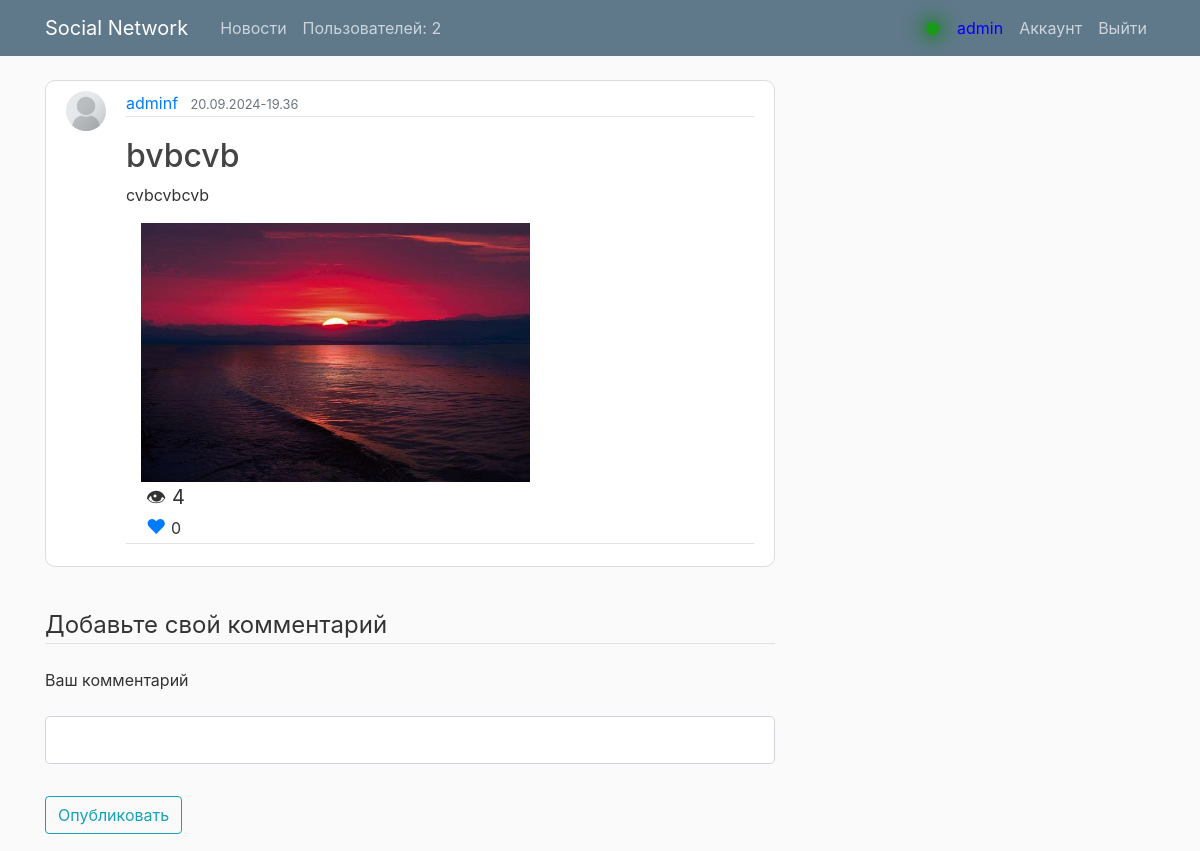
The app's page /post/4 (signed in) with its own data.
### flaskblog/models.py (models this page shows, shortened)
class User(db.Model, UserMixin):
    id = db.Column(db.Integer, primary_key=True)
    username = db.Column(db.String(20), unique=True, nullable=False)
    email = db.Column(db.String(120), unique=True, nullable=False)
    image_file = db.Column(db.String(20), nullable=False, default='default.jpg')
    password = db.Column(db.String(60), nullable=False)
    posts = db.relationship('Post', backref='author', lazy=True)
    last_seen = db.Column(db.DateTime)
    user_status = db.Column(db.String(40), nullable=True, default="Лучший пользователь проекта")
    liked = db.relationship(
        'PostLike',
        foreign_keys='PostLike.user_id',
        backref='user', lazy='dynamic')
    def has_liked_post(self, post):
        return PostLike.query.filter(
            PostLike.user_id == self.id,
            PostLike.post_id == post.id).count() > 0

class Post(db.Model):
    id = db.Column(db.Integer, primary_key=True)
    title = db.Column(db.String(100), nullable=False)
    content = db.Column(db.Text, nullable=False)
    post_image = db.Column(db.String(30), nullable=False, default='default.jpg')
    views = db.Column(db.Integer, default=0)
    likes = db.relationship('PostLike', backref='post', lazy='dynamic')
    user_id = db.Column(db.Integer, db.ForeignKey('user.id'), nullable=False)
    comments = db.relationship('Comment', backref='comment_post', lazy=True, cascade='all, delete-orphan')
    date_posted = db.Column(db.DateTime, nullable=False, default=datetime.now)

### flaskblog/routes.py (the view, shortened to what this page needs)
@app.route("/post/<int:post_id>", methods=['GET', 'POST'])
def post(post_id):
    post = Post.query.get_or_404(post_id)
    user_id = db.session.query(User).count()
    comment = Comment.query.filter_by(post_id=post.id).order_by(db.desc(Comment.date_comment)).all()
    post.views += 1
    db.session.commit()
    commentform = AddCommentForm()
    return render_template('post.html', title=post.title, post=post, post_id=post.id, commentform=commentform, comment=comment, user_id=user_id)

### flaskblog/forms.py
class AddCommentForm(FlaskForm):
    body = StringField('Ваш комментарий', validators=[InputRequired()])
    submit = SubmitField('Опубликовать')

### flaskblog/models.py (called while the page is built)
@login_manager.user_loader
def load_user(user_id):
    return User.query.get(int(user_id))

### flaskblog/templates/post.html (shortened to what this page needs)
{% extends "layout.html" %}
{% block content %}
  <article class="media content-section">
    <img class="rounded-circle account-img" src="{{ url_for('static', filename='profile_pics/' + post.author.image_file) }}">
    <div class="media-body">
      <div class="article-metadata">
        <a class="mr-2" href="{{ url_for('user_posts', username=post.author.username) }}">{{ post.author.username }}</a>
        <small class="text-muted">{{ post.date_posted.strftime("%d.%m.%Y-%H.%M") }}</small>
      </div>
      <h2 class="article-title">{{ post.title }}</h2>
      <p class="article-content">{{ post.content }}</p>
      <div class="article-metadata">
        <img class="img-fluid col-md-8" src="{{ url_for('static', filename='post_pics/' + post.post_image) }}">
        <div class="post_stat_side">
          <div class="left_side_stat_post">&#128065; {{ post.views }}</div>
          {% if current_user.has_liked_post(post) %}
              <a href="{{ url_for('like_action', post_id=post.id, action='unlike') }}" class="right_side_stat_post">&#10084;</a>
              {% else %}
              <a href="{{ url_for('like_action', post_id=post.id, action='like')}}" class="right_side_stat_post">&#10084;</a>
              {% endif %}
              {{ post.likes.count() }}
        </div>
    </div>
    </div>
  </article>
    {% if current_user.is_authenticated %}
      <div class="content_comment">
      <form method="POST" action="{{ url_for('post', post_id=post.id) }}">
        <fieldset class="form-group">
          <legend class="border-bottom mb-4">Добавьте свой комментарий</legend>
          <div class="form-group">
            {{ commentform.body.label(class="form-control-label") }}
            {% if commentform.body.errors %}
              {{ commentform.body(class="form-control form-control-lg is-invalid") }}
              <div class="invalid-feedback">
                {% for error in commentform.body.errors %}
                  <span>{{ error }}</span>
                {% endfor %}
              </div>
            {% else %}
              {{ commentform.body(class="form-control form-control-lg") }}
            {% endif %}
          </div>
        </fieldset>
      </div>
        <div class="form-group">
          {{ commentform.submit(class="btn btn-outline-info") }}
        </div>
      {% endif %}
  </div>
{% endblock content %}

### flaskblog/templates/layout.html (shortened to what this page needs)
<!DOCTYPE html>
<html>
<head>
    <link rel="stylesheet" href="https://maxcdn.bootstrapcdn.com/bootstrap/4.0.0/css/bootstrap.min.css">
    <link rel="stylesheet" type="text/css" href="{{ url_for('static', filename='main.css') }}">
</head>
<body>
    <header class="site-header">
      <nav class="navbar navbar-expand-md navbar-dark bg-steel fixed-top">
        <div class="container">
          <a class="navbar-brand mr-4" href="/">Social Network</a>
          <div class="collapse navbar-collapse" id="navbarToggle">
            <div class="navbar-nav mr-auto">
              <a class="nav-item nav-link" href="">Новости</a>
              <a href="{{ url_for('all_users') }}" class="nav-item nav-link">Пользователей: {{ user_id }}</a></div>
            <div class="navbar-nav">
              {% if current_user.is_authenticated %}
                <div class="online_status">
                <div class="online_user"></div>
                <div class="current_user nav-item nav-link" ><small>{{ current_user.username }}</small></div>
                </div>
                <a class="nav-item nav-link" href="{{ url_for('account') }}">Аккаунт</a>
                <a class="nav-item nav-link" href="{{ url_for('logout') }}">Выйти</a>
              {% else %}
                <a class="nav-item nav-link" href="{{ url_for('login') }}">Авторизация</a>
                <a class="nav-item nav-link" href="{{ url_for('register') }}">Регистрация</a>
              {% endif %}
            </div>
            </div>
          </div>
      </nav>
    </header>
    <main role="main" class="container">
      <div class="row">
        <div class="col-md-8">
          {% block content %}{% endblock %}
        </div>
    </main>
</body>
</html>

### flaskblog/static/main.css (style rules this page uses)
body { background: #fafafa; color: #333333; margin-top: 5rem; }
h1, h2, h3, h4, h5, h6 { color: #444444; }
.bg-steel { background-color: #5f788a; }
.site-header .navbar-nav .nav-link { color: #cbd5db; }
.content-section { background: #ffffff; padding: 10px 20px 2px; border: 1px solid #dddddd; border-radius: 10px; margin-bottom: 40px; }
.article-title { color: #444444; }
.article-content { white-space: pre-line; }
.article-metadata { padding-bottom: 1px; margin-bottom: 20px; border-bottom: 1px solid #e3e3e3 }
.account-img { height: 40px; width: 40px; margin-right: 20px; margin-bottom: 16px; }
.left_side_stat_post { margin-left:20px; font-size: 20px; }
.right_side_stat_post { margin-left:20px; font-size: 20px; text-decoration: none; cursor: pointer; }
.online_status { height: 30px; display: flex; align-items: center; margin-top: 5px; }
.online_user { width: 13px; height: 13px; background-color: rgb(24, 156, 24); border-radius: 200px; text-align: right; box-shadow: 0px 0px 20px 3px green; }
.current_user { text-align: right; color: blue; margin-left: 10px; align-self: center; }
.current_user small { font-style: cursive; color: blue; font-size: 16px; }

### records on screen
User: username "admin"
User: image_file (placeholder picture), author.username "adminf"
Post: date_posted "20.09.2024-19.36", title "bvbcvb", content "cvbcvbcvb", post_image (picture), views "4"

### other values on screen
{{ user_id }} "2"
{{ post.likes.count() }} "0"
{{ commentform.body.label(class="form-control-label") }} "Ваш комментарий"
